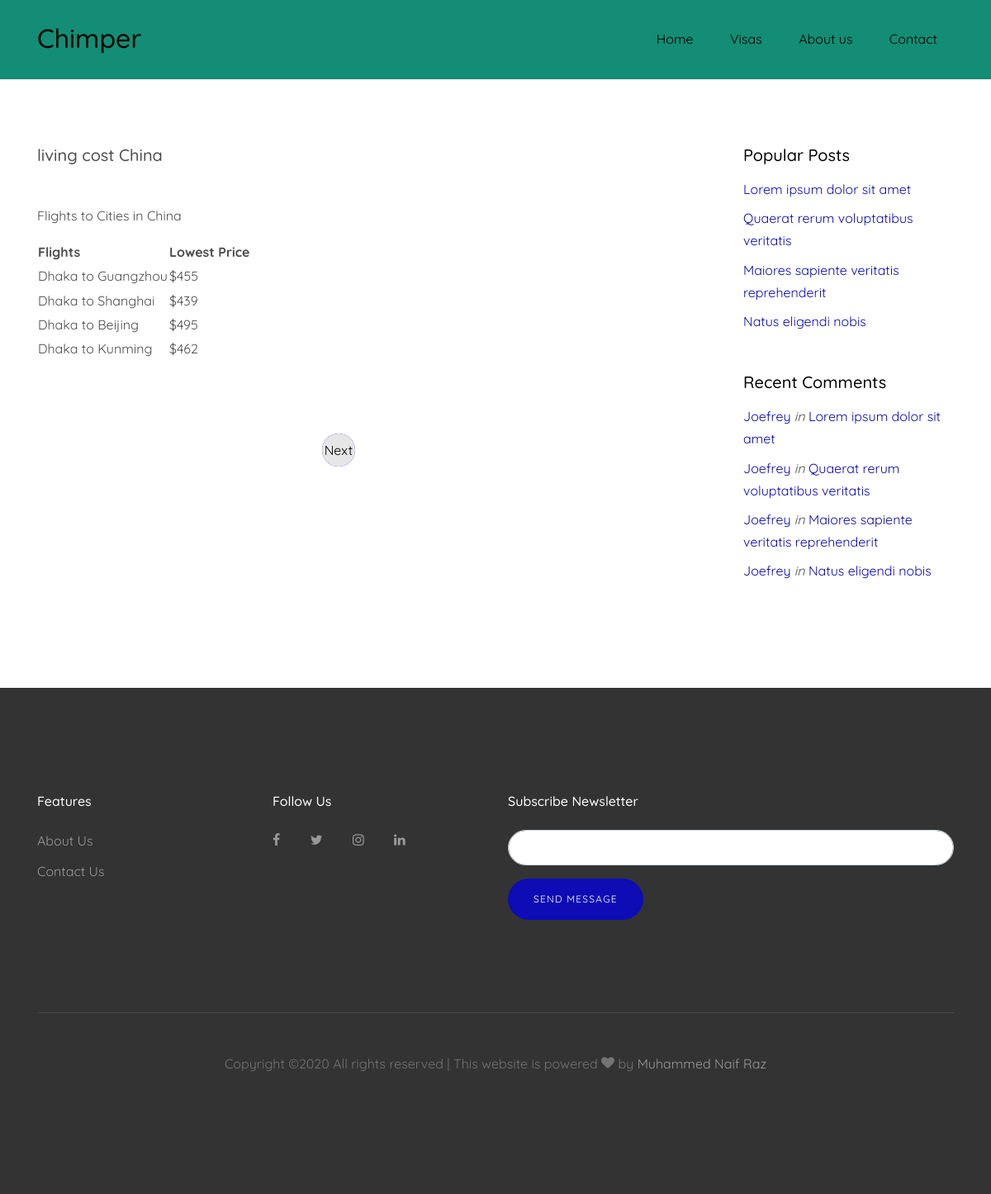
Page /ticket_price/1 on the committed database.
### blogapp/models.py (models this page shows, shortened)
class ticket_price(models.Model):
    article_author=models.ForeignKey(author,on_delete=models.CASCADE)
    title=models.CharField(max_length=100)
    body = RichTextField()
    posted_on = models.DateTimeField(auto_now=False, auto_now_add=True)
    updated_on = models.DateTimeField(auto_now=True, auto_now_add=False)

### blogapp/views.py (the view)
# urls.py: path('ticket_price/<int:id>', views.ticket_price, name="blog7"),
def ticket_price(request,id):
    post = get_object_or_404(Ticket_priceClass,pk=id)
    first = Ticket_priceClass.objects.first()
    last = Ticket_priceClass.objects.last()
    context = {
        "post": post,
        "first": first,
        "last": last
    }
    return render(request, "blog7.html",context)

### templates/blog7.html (shortened to what this page needs)
{% extends 'base.html' %}
{% load static %}
    {% block content %}
    <section class="site-section">
      <div class="container">
        <div class="row">
          <div class="col-md-8">
            <div class="row mb-5">
              <div class="col-md-12 col-lg-12 mb-4 mb-lg-4">
                <div class="h-entry">
                <h2> living cost {{ post.title }}    </h2>
                  </div>
              </div>
              <div class="col-md-12 col-lg-12 mb-4 mb-lg-4">
                <div class="h-entry">
                  <p>{{ post.body|safe }}</p>
                </div>
              </div>
            </div>
            <div class="row">
              <div class="col-12">
                <div class="custom-pagination text-center">
                 {% if post.id < last.id %}
             <a href="{% url 'blog7' id=post.id|add:'1' %}"><span>Next </span></a>
                     {% endif %}
                </div>
              </div>
            </div>
          </div>
          <div class="col-md-3 ml-auto">
            <div class="mb-5">
              <h3 class="h5 text-black mb-3">Popular Posts</h3>
              <ul class="list-unstyled">
                <li class="mb-2"><a href="#">Lorem ipsum dolor sit amet</a></li>
                <li class="mb-2"><a href="#">Quaerat rerum voluptatibus veritatis</a></li>
                <li class="mb-2"><a href="#">Maiores sapiente veritatis reprehenderit</a></li>
                <li class="mb-2"><a href="#">Natus eligendi nobis</a></li>
              </ul>
            </div>
            <div class="mb-5">
              <h3 class="h5 text-black mb-3">Recent Comments</h3>
              <ul class="list-unstyled">
                <li class="mb-2"><a href="#">Joefrey</a> <em>in</em> <a href="#">Lorem ipsum dolor sit amet</a></li>
                <li class="mb-2"><a href="#">Joefrey</a> <em>in</em> <a href="#">Quaerat rerum voluptatibus veritatis</a></li>
                <li class="mb-2"><a href="#">Joefrey</a> <em>in</em> <a href="#">Maiores sapiente veritatis reprehenderit</a></li>
                <li class="mb-2"><a href="#">Joefrey</a> <em>in</em> <a href="#">Natus eligendi nobis</a></li>
              </ul>
            </div>
          </div>
        </div>
    </section>
{% endblock %}

### blogapp/static/css/mystyle.css (style rules this page uses)
* { box-sizing: border-box; }

### rows in the picture
ticket_price: title "China", body "Flights to Cities in China Flights Lowest Price Dhaka to Guangzhou $455 Dhaka to Shanghai $439 Dhaka to Beijing $495 Dhaka to Kunming $462"
